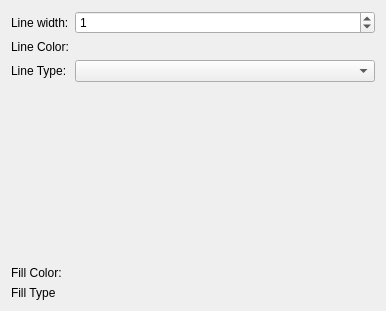
<?xml version="1.0" encoding="UTF-8"?>
<ui version="4.0">
 <class>LReportPropertyPageRectangle</class>
 <widget class="QWidget" name="LReportPropertyPageRectangle">
  <property name="geometry">
   <rect>
    <x>0</x>
    <y>0</y>
    <width>386</width>
    <height>311</height>
   </rect>
  </property>
  <property name="windowTitle">
   <string>Form</string>
  </property>
  <layout class="QVBoxLayout" name="verticalLayout">
   <item>
    <layout class="QFormLayout" name="formLayout">
     <property name="labelAlignment">
      <set>Qt::AlignLeading|Qt::AlignLeft|Qt::AlignVCenter</set>
     </property>
     <item row="0" column="0">
      <widget class="QLabel" name="labelLineWidth">
       <property name="sizePolicy">
        <sizepolicy hsizetype="Expanding" vsizetype="Preferred">
         <horstretch>0</horstretch>
         <verstretch>0</verstretch>
        </sizepolicy>
       </property>
       <property name="text">
        <string>Line width:</string>
       </property>
      </widget>
     </item>
     <item row="0" column="1">
      <widget class="QSpinBox" name="spinBoxLineWidth">
       <property name="value">
        <number>1</number>
       </property>
      </widget>
     </item>
     <item row="1" column="0">
      <widget class="QLabel" name="labelColor">
       <property name="sizePolicy">
        <sizepolicy hsizetype="Expanding" vsizetype="Minimum">
         <horstretch>0</horstretch>
         <verstretch>0</verstretch>
        </sizepolicy>
       </property>
       <property name="text">
        <string>Line Color:</string>
       </property>
      </widget>
     </item>
     <item row="2" column="0">
      <widget class="QLabel" name="labelType">
       <property name="sizePolicy">
        <sizepolicy hsizetype="Expanding" vsizetype="Preferred">
         <horstretch>0</horstretch>
         <verstretch>0</verstretch>
        </sizepolicy>
       </property>
       <property name="text">
        <string>Line Type:</string>
       </property>
      </widget>
     </item>
     <item row="2" column="1">
      <widget class="QComboBox" name="comboBoxLineType"/>
     </item>
     <item row="3" column="0">
      <spacer name="verticalSpacer">
       <property name="orientation">
        <enum>Qt::Vertical</enum>
       </property>
       <property name="sizeHint" stdset="0">
        <size>
         <width>20</width>
         <height>40</height>
        </size>
       </property>
      </spacer>
     </item>
     <item row="4" column="0">
      <widget class="QLabel" name="labelColor_2">
       <property name="sizePolicy">
        <sizepolicy hsizetype="Expanding" vsizetype="Minimum">
         <horstretch>0</horstretch>
         <verstretch>0</verstretch>
        </sizepolicy>
       </property>
       <property name="text">
        <string>Fill Color:</string>
       </property>
      </widget>
     </item>
     <item row="5" column="0">
      <widget class="QLabel" name="labelType_2">
       <property name="sizePolicy">
        <sizepolicy hsizetype="Expanding" vsizetype="Preferred">
         <horstretch>0</horstretch>
         <verstretch>0</verstretch>
        </sizepolicy>
       </property>
       <property name="text">
        <string>Fill Type</string>
       </property>
      </widget>
     </item>
     <item row="5" column="1">
      <layout class="QFormLayout" name="formLayout_2">
       <property name="rowWrapPolicy">
        <enum>QFormLayout::WrapLongRows</enum>
       </property>
      </layout>
     </item>
    </layout>
   </item>
  </layout>
 </widget>
 <resources/>
 <connections/>
</ui>
